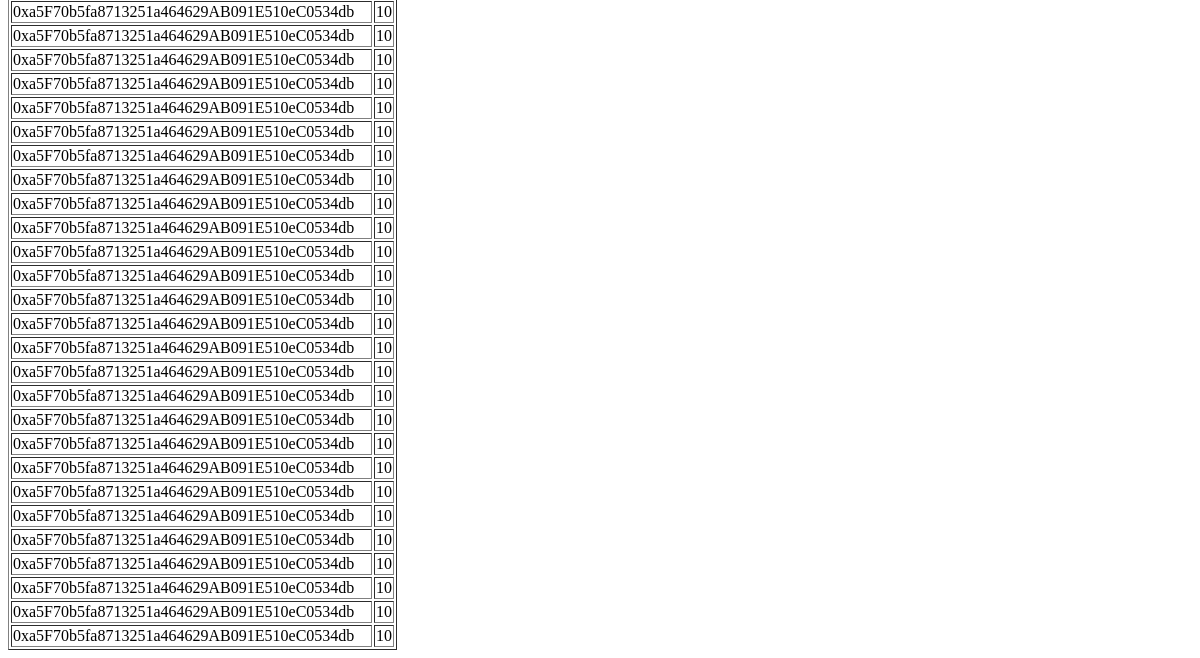
Page /regist/ (lower part) on the earlier database version.
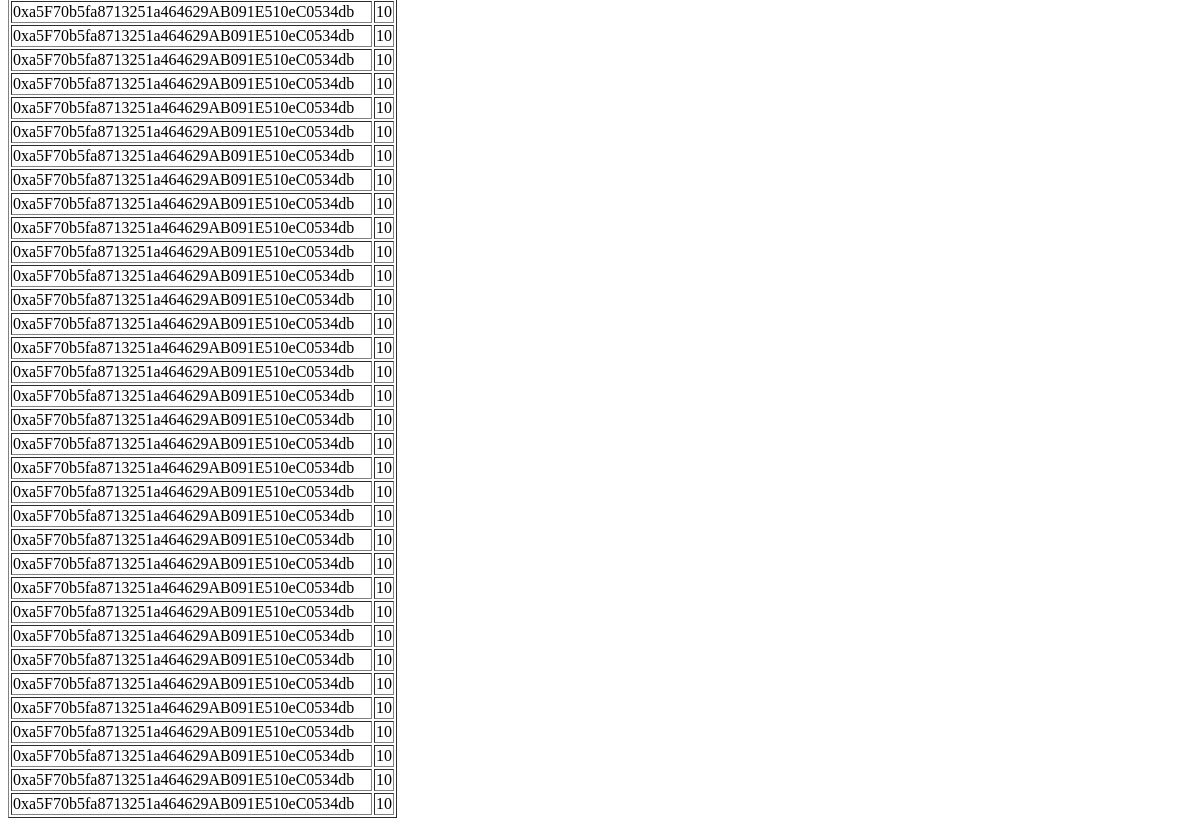
Same page on the later database version.
### pricingSystem/models.py (models this page shows)
class EdgeInfo(models.Model):
    address = models.CharField(max_length=32)
    balance = models.CharField(max_length=32)

### pricingSystem/views.py (the view)
# urls.py: path('regist/', views.index),
def index(request):
    if request.method == 'POST':
        address = request.POST.get('address')
        models.EdgeInfo.objects.create(address=address, balance=depositToken)
        tx = contract_instance.functions.openChannel(address).buildTransaction({'value': web3.toWei(1, 'ether') ,'nonce': web3.eth.getTransactionCount(proxy), 'gas':600000})
        signed_txn = web3.eth.account.signTransaction(tx, private_key=private_key[proxy])
        a = web3.eth.sendRawTransaction(signed_txn.rawTransaction)
        transact_hash = web3.toHex(a)
        gas = web3.eth.waitForTransactionReceipt(transact_hash).gasUsed
        print('On regist....')
        print('The recipiet for tx:', transact_hash)
        data = {
            'gas': gas,
        }
        data = json.dumps(data,ensure_ascii=False)
        return HttpResponse(data, content_type="application/json")
    else:
      user_list = models.EdgeInfo.objects.all()
      return render(request, 'index.html', {'data': user_list})

### pricingSystem/templates/index.html (shortened to what this page needs)
<!DOCTYPE html>
<html lang="en">
<head>
</head>
<body>
    <table border="1">
        <tbody>
            {% for item in data %}
            <tr>
                <td>{{ item.address }}</td>
                <td>{{ item.balance }}</td>
            </tr>
            {% endfor %}
        </tbody>
    </table>
</body>
</html>

Differences in the rows shown:
added EdgeInfo: address "0xa5F70b5fa8713251a464629AB091E510eC0534db", balance "10"
added EdgeInfo: address "0xa5F70b5fa8713251a464629AB091E510eC0534db", balance "10"
added EdgeInfo: address "0xa5F70b5fa8713251a464629AB091E510eC0534db", balance "10"
added EdgeInfo: address "0xa5F70b5fa8713251a464629AB091E510eC0534db", balance "10"
added EdgeInfo: address "0xa5F70b5fa8713251a464629AB091E510eC0534db", balance "10"
added EdgeInfo: address "0xa5F70b5fa8713251a464629AB091E510eC0534db", balance "10"
added EdgeInfo: address "0xa5F70b5fa8713251a464629AB091E510eC0534db", balance "10"
